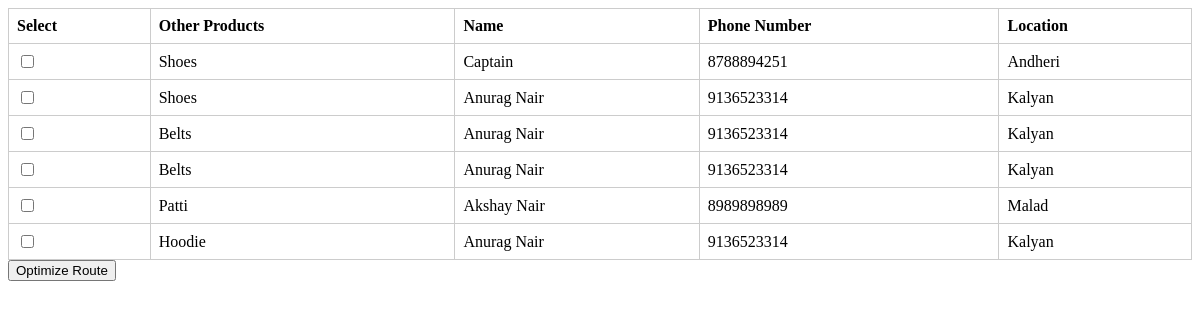
Page /collect_donations/ on the earlier database version.
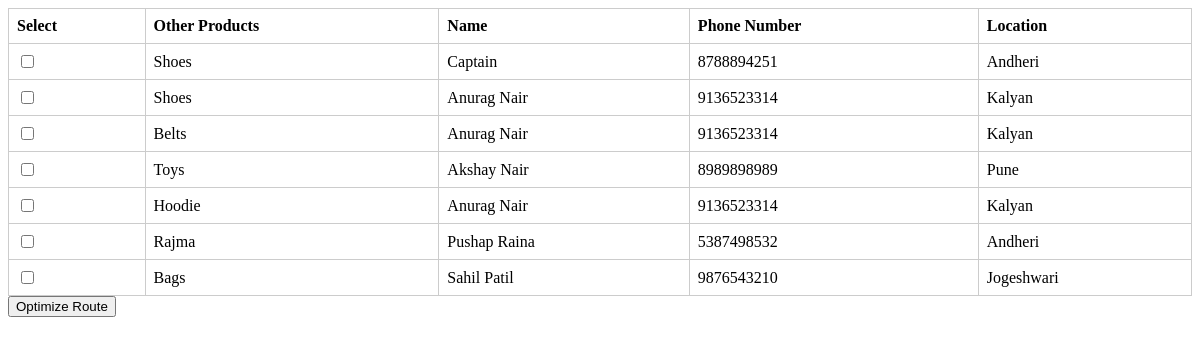
Same page on the later database version.
### home/models.py (models this page shows, shortened)
class Donation(models.Model):
    user = models.ForeignKey(User, on_delete=models.CASCADE)
    other_products = models.TextField(max_length=100)
    phone_number = models.CharField(max_length=15)
    product_quantity = models.IntegerField()
    product_images = models.ImageField(upload_to="images/")

class Donor(models.Model):
    user = models.OneToOneField(User, on_delete=models.CASCADE)
    location = models.CharField(max_length=255)
    latitude = models.FloatField(null=True, blank=True)
    longitude = models.FloatField(null=True, blank=True)

### home/views.py (the view, shortened to what this page needs)
# urls.py: path('collect_donations/', views.collect_donations, name='collect_donations'),
def collect_donations(request):
    donations = Donation.objects.all()
    context = {
        'donations': donations,
    }
    return render(request, 'collect_donations.html', context)

### templates/collect_donations.html (shortened to what this page needs)
    <form method="post" action={% url 'collect_donations'%}>
        <table class="donation-table">
            <thead>
                <tr>
                    <th>Select</th>
                    <th>Other Products</th>
                    <th>Name</th>
                    <th>Phone Number</th>
                    <th>Location</th>
                </tr>
            </thead>
            <tbody>
                {% for donation in donations %}
                <tr>
                    <td>
                        <input type="checkbox" name="selected_donations" value="{{ donation.id }}" id="donation_{{ donation.id }}">
                    </td>
                    <td>{{ donation.other_products }}</td>
                    <td>{{ donation.user.first_name }}</td>
                    <td>{{ donation.phone_number }}</td>
                    <td>{{ donation.user.donor.location }}</td>
                </tr>
                {% empty %}
                <tr>
                    <td colspan="5">No donations found.</td>
                </tr>
                {% endfor %}
            </tbody>
        </table>
        <button type="submit">Optimize Route</button>

Differences in the rows shown:
removed Donation: other_products "Belts", user.first_name "Anurag Nair", phone_number "9136523314", user.donor.location "Kalyan"
changed Donation "Akshay Nair": other_products "Patti" → "Toys"; user.donor.location "Malad" → "Pune"
added Donation: other_products "Rajma", user.first_name "Pushap Raina", phone_number "5387498532", user.donor.location "Andheri"
added Donation: other_products "Bags", user.first_name "Sahil Patil", phone_number "9876543210", user.donor.location "Jogeshwari"
